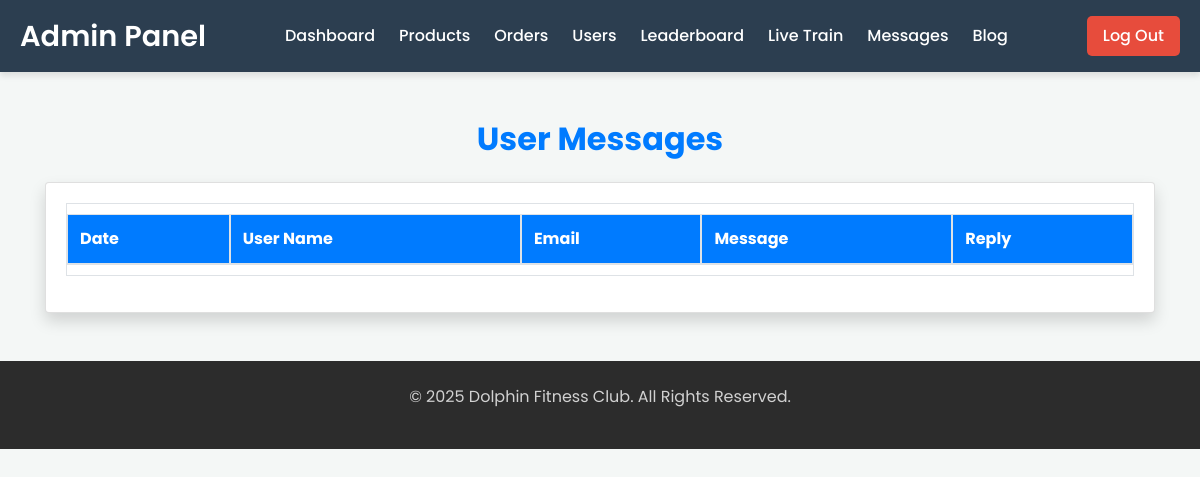
Page /index/admin/users.php (signed in) on the earlier database version.
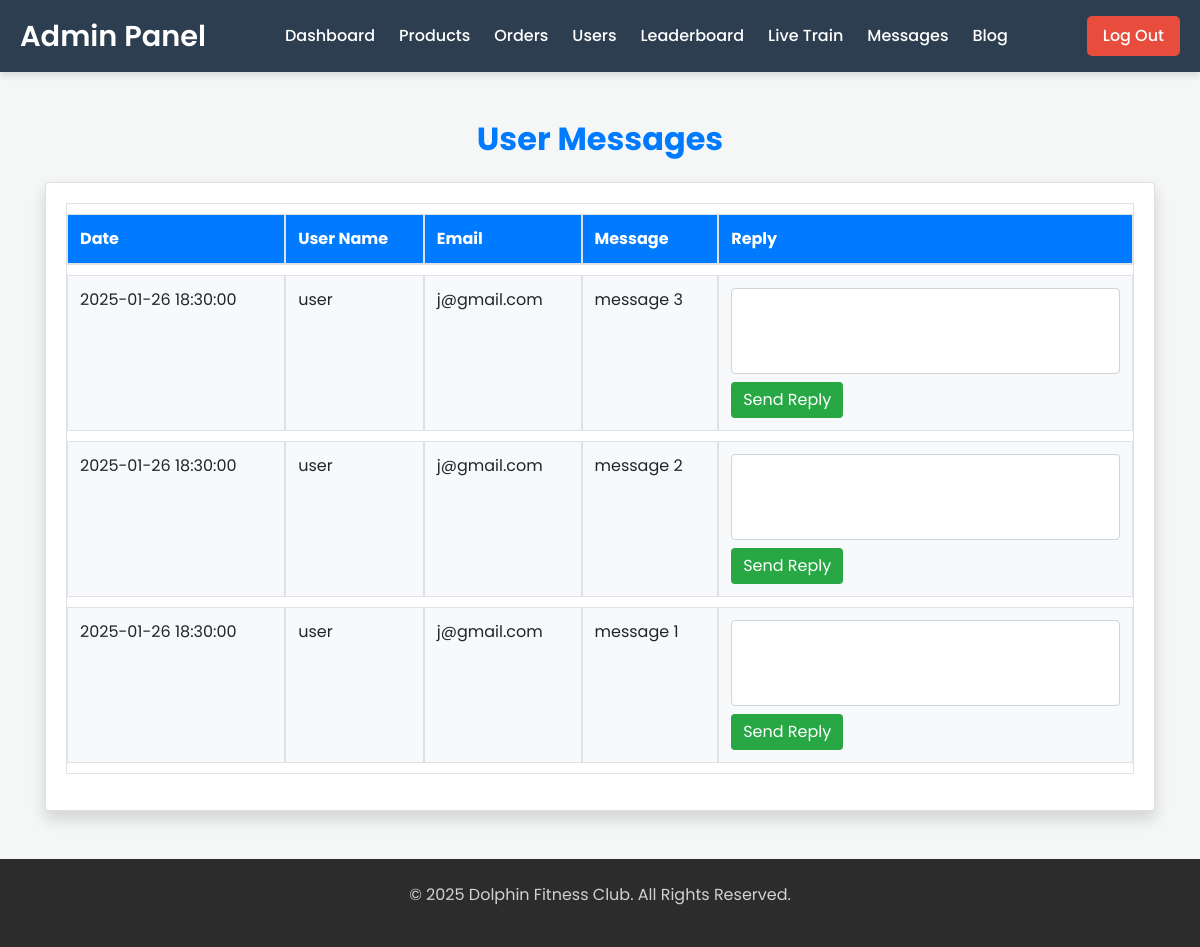
Same page on the later database version.
### tables this page shows
CREATE TABLE `user_messages` (
  `id` int(11) NOT NULL,
  `user_id` int(11) NOT NULL,
  `message` text NOT NULL,
  `description` varchar(255) NOT NULL,
  `submitted_at` timestamp NOT NULL DEFAULT current_timestamp()
);

CREATE TABLE `users` (
  `id` int(11) NOT NULL,
  `first_name` varchar(100) NOT NULL,
  `last_name` varchar(100) NOT NULL,
  `email` varchar(100) NOT NULL,
  `username` varchar(50) NOT NULL,
  `password` varchar(255) NOT NULL
);

### index/admin/users.php (the view, shortened to what this page needs)
<?php
include_once 'components/admin_header.php';
require_once 'include/db.php';
?>
<div class="container mt-5">
    <h2 class="text-center mb-4" style="color: #007bff; font-weight: bold;">User Messages</h2>
    <div class="card shadow">
        <div class="card-body">
            <table class="table table-bordered">
                <thead>
                    <tr>
                        <th>Date</th>
                        <th>User Name</th>
                        <th>Email</th>
                        <th>Message</th>
                        <th>Reply</th>
                    </tr>
                </thead>
                <tbody>
                    <?php
                    $query = "SELECT user_messages.id, users.username, users.email, user_messages.submitted_at,
                           user_messages.message, user_messages.admin_reply
                    FROM user_messages
                    JOIN users ON user_messages.user_id = users.id
                    ORDER BY user_messages.id DESC";
                    $result = $mysqli->query($query);
                    while ($row = $result->fetch_assoc()) {
                    ?>
                        <tr>
                            <td><?php echo $row['submitted_at']; ?></td>
                            <td><?php echo $row['username']; ?></td>
                            <td><?php echo $row['email']; ?></td>
                            <td><?php echo $row['message']; ?></td>
                            <td>
                                <?php if ($row['admin_reply']) { ?>
                                    <p class="text-success"><?php echo $row['admin_reply']; ?></p>
                                <?php } else { ?>
                                    <form action="include/admin_reply_handler.inc.php" method="POST">
                                        <textarea name="admin_reply" class="form-control" rows="3" required></textarea>
                                        <button type="submit" class="btn btn-success mt-2">Send Reply</button>
                                    </form>
                                <?php } ?>
                            </td>
                        </tr>
                    <?php } ?>
                </tbody>
            </table>
        </div>
    </div>
</div>
<?php
include_once 'components/admin_footer.php';
?>

Differences in the rows shown:
added user_messages: submitted_at "2025-01-26 18:30:00", user.username "user", user.email "j@gmail.com", message "message 3"
added user_messages: submitted_at "2025-01-26 18:30:00", user.username "user", user.email "j@gmail.com", message "message 2"
added user_messages: submitted_at "2025-01-26 18:30:00", user.username "user", user.email "j@gmail.com", message "message 1"
